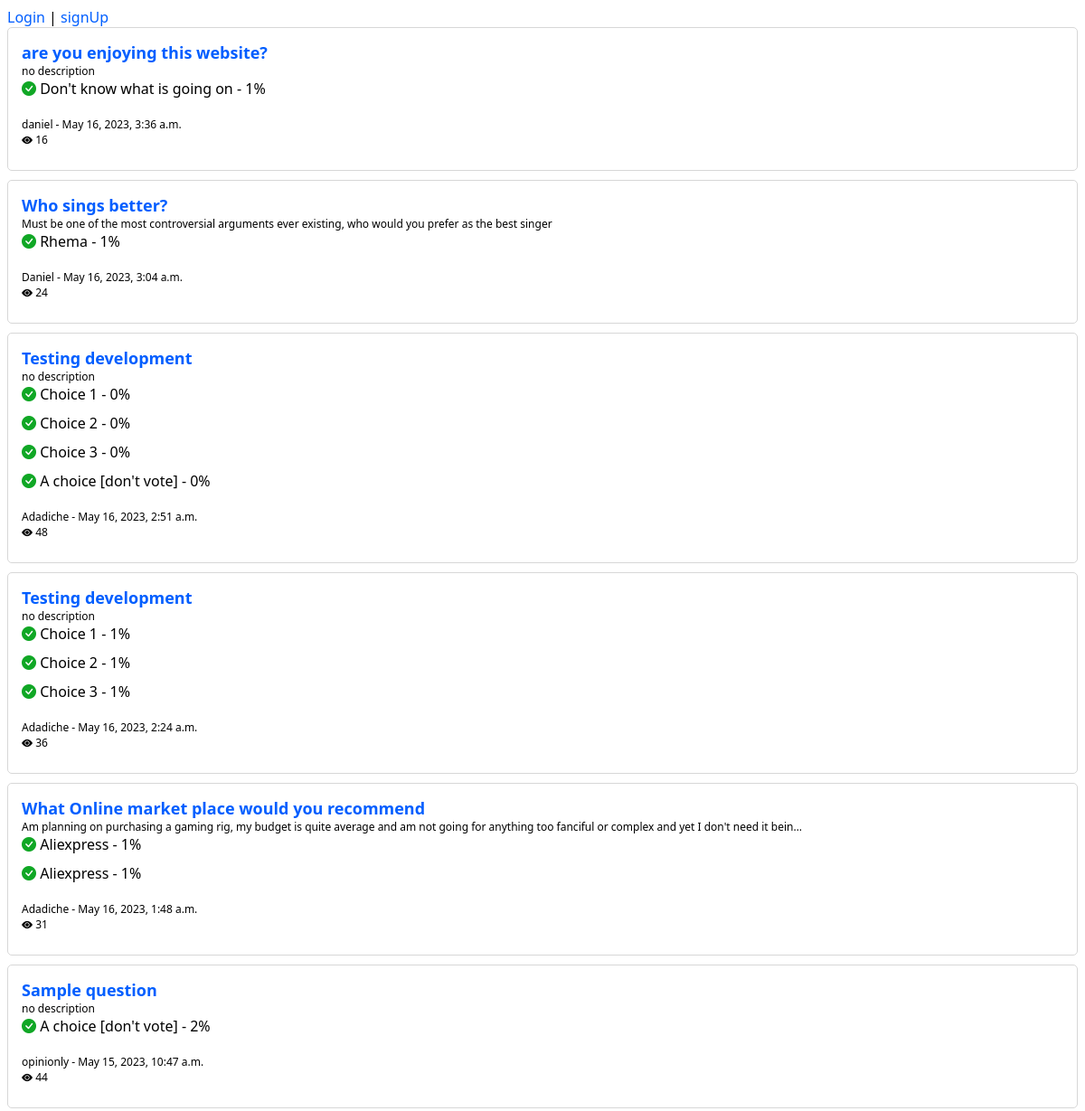
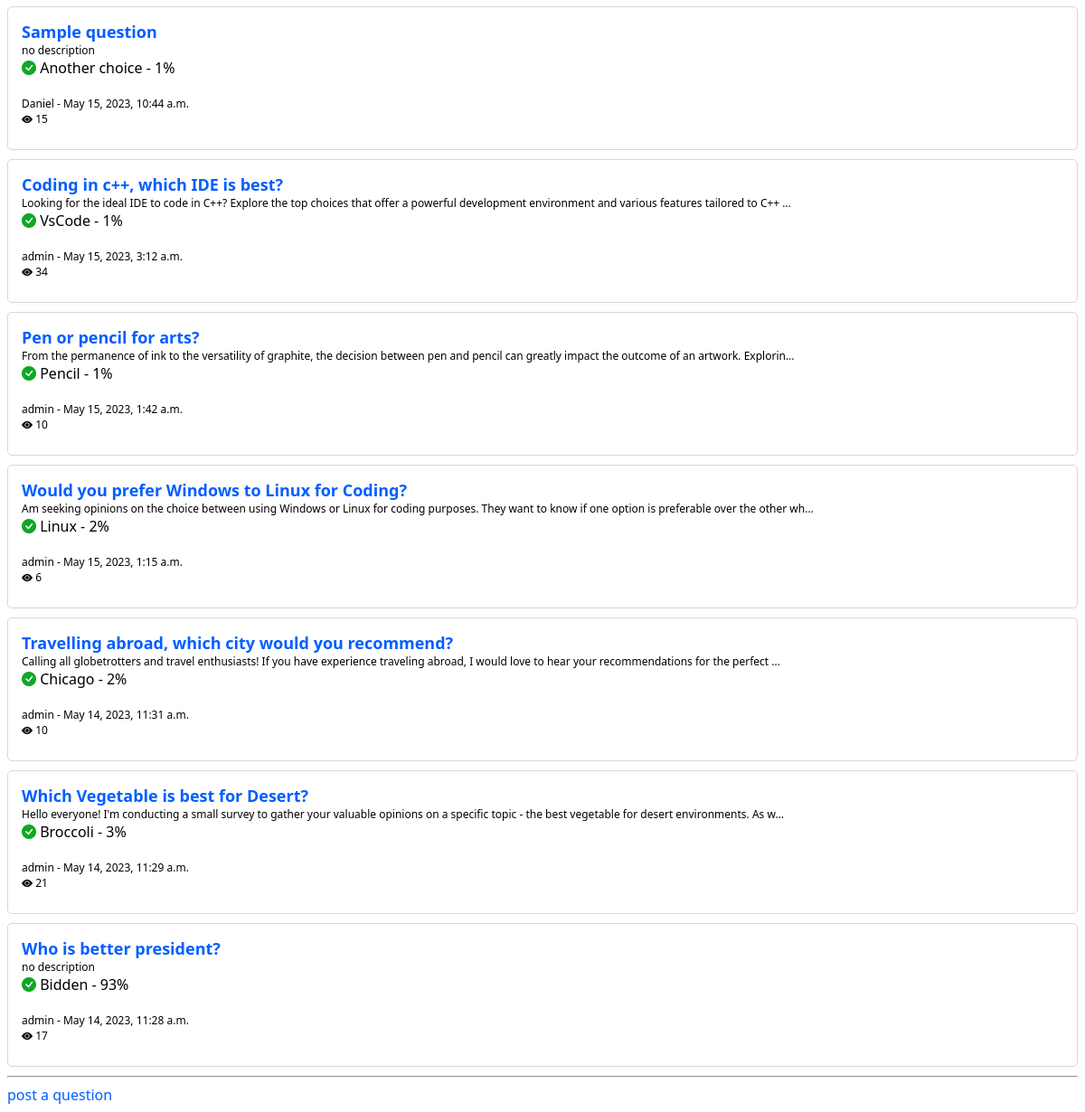
The page / on the database its author committed (2 pictures, top to bottom).
### polls/models.py (models this page shows, shortened)
class Question(models.Model):
    posted_by = models.ForeignKey(User, on_delete=models.CASCADE, default = 1)
    question_title = models.CharField(max_length=200)
    question_description = models.TextField(blank=True, default = "no description ")
    slug = models.SlugField(unique=True, blank=True)
    pub_date = models.DateTimeField("date published",auto_now_add=True)
    views = models.IntegerField(default=0)
    """
    def save(self, *args, **kwargs):
        if not self.slug:
            self.slug = slugify(self.question_title)
        super().save(*args, **kwargs)
    """
    def save(self, *args, **kwargs):
        if not self.slug:
            base_slug = slugify(self.question_title)
            slug = base_slug
            counter = 1
            while Question.objects.filter(slug=slug).exists():
                slug = f"{base_slug}-{counter}"
                counter += 1
            self.slug = slug
        super().save(*args, **kwargs)

class Choice(models.Model):
    user = models.ForeignKey(User, on_delete=models.CASCADE, null=True, blank=True)
    upvotes = models.ManyToManyField(User, related_name='upvoted_choices', blank=True)
    downvotes = models.ManyToManyField(User, related_name='downvoted_choices', blank=True, default=0)
    question = models.ForeignKey(Question, on_delete=models.CASCADE)
    choice_text = models.CharField(max_length=200)
    votes = models.IntegerField(default=0)

### polls/views.py (the view)
# urls.py: path("", views.IndexView.as_view(), name="index"),
class IndexView(generic.ListView):
    template_name = "polls/index.html"
    context_object_name = "latest_question_list"
    def get_queryset(self):
        queryset = Question.objects.filter(pub_date__lte=timezone.now()).order_by("-pub_date")
        for question in queryset:
            highest_voted_choice = question.choice_set.aggregate(Max('votes'))
            highest_votes = highest_voted_choice['votes__max']
            highest_voted_choices = question.choice_set.filter(votes=highest_votes)
            question.highest_voted_choices = highest_voted_choices
        return queryset

### polls/templates/polls/index.html (shortened to what this page needs)
{% load static %}
<!DOCTYPE html>
<html lang="en">
<head>
<link rel="stylesheet" href="https://cdn.jsdelivr.net/npm/bootstrap-icons@1.10.5/font/bootstrap-icons.css">
<link rel="stylesheet"
      href="{% static 'polls/style.css' %}">
</head>
<body>
  {% if user.is_authenticated %}
  <p>Welcome, {{ user.username }}!</p>
    <p>Email: {{ user.email }}</p>
  <a href="{% url 'accounts:logout' %}">Logout</a>
  {% else %}
    <a href="{% url 'accounts:login' %}">Login</a> |
    <a href="{% url 'accounts:register' %}">signUp</a>
  {% endif %}
    {% if latest_question_list %}
{% for question in latest_question_list %}
  <div class="post">
  <span class="post_title" >
  <a href="{% url 'polls:detail' question.slug %}">
  {{ question.question_title }}
  </a>
  </span>
  <div class="post_description">
 {{ question.question_description|truncatechars:150 }}
 </div>
 {% for choice in question.highest_voted_choices %}
<div class="majority">
  <i class="bi bi-check-circle-fill"></i> {{ choice.choice_text }}
  - {{ choice.votes }}% </div>
{% endfor %}
<span class="pub_date">
 {{ question.posted_by }} -  {{ question.pub_date }}
 <br/>
 <i class= "bi bi-eye-fill"></i> {{ question.views }}
 </span>
  </div>
{% endfor %}
    {% else %}
    <p>No polls are available.</p>
      <a href="{% url 'polls:questionPost' %}">
        post a question
      </a>
    {% endif %}
<hr/>
<a href="{% url 'polls:questionPost' %}">
  post a question
</a>
</body>
</html>

### polls/static/polls/style.css (style rules this page uses)
* { box-sizing: border-box;font-family: Segoe UI; }
.bi-check-circle-fill { color: #10a725; }
a { text-decoration: none; color: #005eff; }
.post { display: flex; flex-direction: column; border-radius: 5px; padding: 15px; border: 1px solid #d7d7d7; margin-bottom: 10px; }
.post_title { font-size: 18px; font-weight: bolder; font-family: Segoe UI; text-decoration: none; color: black; }
.majority { padding-bottom: 10px; }
.pub_date { padding: 10px 0px; font-size: 12px; float: right; }
.post_description { font-size: 12px; }

### rows shown on the page
Question: question_title "are you enjoying this website?", question_description "no description", posted_by "daniel", pub_date "May 16, 2023, 3:36 a.m.", views "16"
Choice: choice_text "Don't know what is going on", votes "1"
Question: question_title "Who sings better?", question_description "Must be one of the most controversial arguments ever existing, who would you prefer as the best singer", posted_by "Daniel", pub_date "May 16, 2023, 3:04 a.m.", views "24"
Choice: choice_text "Rhema", votes "1"
Question: question_title "Testing development", question_description "no description", posted_by "Adadiche", pub_date "May 16, 2023, 2:51 a.m.", views "48"
Choice: choice_text "Choice 1", votes "0"
Choice: choice_text "Choice 2", votes "0"
Choice: choice_text "Choice 3", votes "0"
Choice: choice_text "A choice [don't vote]", votes "0"
Question: question_title "Testing development", question_description "no description", posted_by "Adadiche", pub_date "May 16, 2023, 2:24 a.m.", views "36"
Choice: choice_text "Choice 1", votes "1"
Choice: choice_text "Choice 2", votes "1"
Choice: choice_text "Choice 3", votes "1"
Question: question_title "What Online market place would you recommend", question_description "Am planning on purchasing a gaming rig, my budget is quite average and am not going for anything too fanciful or complex and yet I don't need it bein…", posted_by "Adadiche", pub_date "May 16, 2023, 1:48 a.m.", views "31"
Choice: choice_text "Aliexpress", votes "1"
Choice: choice_text "Aliexpress", votes "1"
Question: question_title "Sample question", question_description "no description", posted_by "opinionly", pub_date "May 15, 2023, 10:47 a.m.", views "44"
Choice: choice_text "A choice [don't vote]", votes "2"
Question: question_title "Sample question", question_description "no description", posted_by "Daniel", pub_date "May 15, 2023, 10:44 a.m.", views "15"
Choice: choice_text "Another choice", votes "1"
Question: question_title "Coding in c++, which IDE is best?", question_description "Looking for the ideal IDE to code in C++? Explore the top choices that offer a powerful development environment and various features tailored to C++ …", posted_by "admin", pub_date "May 15, 2023, 3:12 a.m.", views "34"
Choice: choice_text "VsCode", votes "1"
Question: question_title "Pen or pencil for arts?", question_description "From the permanence of ink to the versatility of graphite, the decision between pen and pencil can greatly impact the outcome of an artwork. Explorin…", posted_by "admin", pub_date "May 15, 2023, 1:42 a.m.", views "10"
Choice: choice_text "Pencil", votes "1"
Question: question_title "Would you prefer Windows to Linux for Coding?", question_description "Am seeking opinions on the choice between using Windows or Linux for coding purposes. They want to know if one option is preferable over the other wh…", posted_by "admin", pub_date "May 15, 2023, 1:15 a.m.", views "6"
Choice: choice_text "Linux", votes "2"
Question: question_title "Travelling abroad, which city would you recommend?", question_description "Calling all globetrotters and travel enthusiasts! If you have experience traveling abroad, I would love to hear your recommendations for the perfect …", posted_by "admin", pub_date "May 14, 2023, 11:31 a.m.", views "10"
Choice: choice_text "Chicago", votes "2"
Question: question_title "Which Vegetable is best for Desert?", question_description "Hello everyone! I'm conducting a small survey to gather your valuable opinions on a specific topic - the best vegetable for desert environments. As w…", posted_by "admin", pub_date "May 14, 2023, 11:29 a.m.", views "21"
Choice: choice_text "Broccoli", votes "3"
Question: question_title "Who is better president?", question_description "no description", posted_by "admin", pub_date "May 14, 2023, 11:28 a.m.", views "17"
Choice: choice_text "Bidden", votes "93"
